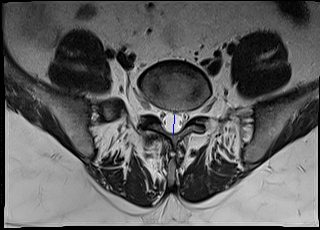
#> input picture tagged_images/labels_midaxial1775.png, 320 x 230 px, given as the content of the folder ../experiments/assignment_dataset/original_images, which was not available
$ jupyter execute --allow-errors draw_spinal_chord_diameter.ipynb   (text cells are left out)
#> lines starting #> are read from the running program, lines starting #| are printed output that depends on the picture; pictures that were not available may be replaced by others from this repository, and a replacement may not be noted
#> `img_org_resized = cv2.resize(img_org, (im_w_training, im_h_training), ..`:
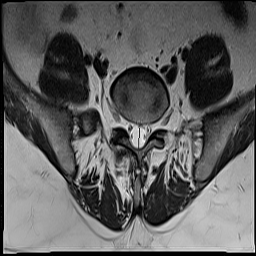
#> img_org_resized: shape (256, 256); min 0, max 255, mean 94.7
[cell 1]
from PIL import Image
from matplotlib import pyplot as plt
from glob import glob as glob

import numpy as np
import random
import cv2
import os

[cell 2]
im_w_training = 256
im_h_training = 256

org_imgs = glob('../experiments/assignment_dataset/original_images/*')
lable_imgs = glob('../experiments/assignment_dataset/tagged_images/*')
pred_seg_imgs = glob('./prediction_seg/256by256/*')

[cell 3]
index = random.randint(0,len(org_imgs))

#> (the rest of this cell did not finish here and is left out)

[cell 4]
# 1) Intervertebral Disc (IVD) --> channel 1
# 2) Posterior Element (PE) --> channel 3
# 3) Thecal Sac (TS) and --> channel 2
# 4) the Area between Anterior and Posterior (AAP) vertebrae elements. --> channel 4

## TO FIND THE MIN POINT OF THE REGIONS


seg_channels = [1, 3, 2, 4]
final_points = []
#> (the rest of this cell did not finish here and is left out)

#> (a cell that did not finish here is left out)

[cell 6]
print('predicted diameter in blue line')
#> (the rest of this cell did not finish here and is left out)

#> (a cell that did not finish here is left out)


$ run again, on tagged_images/labels_midaxial2015.png
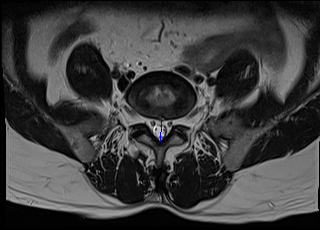
#> input picture tagged_images/labels_midaxial2015.png, 320 x 230 px, given as the content of the folder ../experiments/assignment_dataset/original_images, which was not available
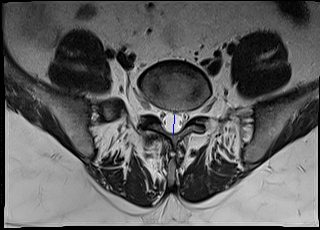
#> input picture tagged_images/labels_midaxial1775.png, 320 x 230 px

$ run again, on tagged_images/labels_midaxial2056.png
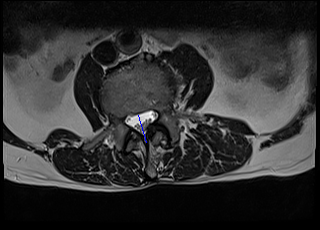
#> input picture tagged_images/labels_midaxial2056.png, 320 x 230 px, given as the content of the folder ../experiments/assignment_dataset/original_images, which was not available
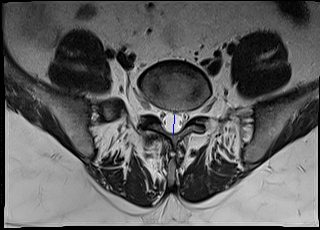
#> input picture tagged_images/labels_midaxial1775.png, 320 x 230 px

$ run again, on tagged_images/labels_midaxial2217.png
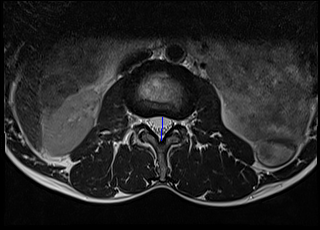
#> input picture tagged_images/labels_midaxial2217.png, 320 x 230 px, given as the content of the folder ../experiments/assignment_dataset/original_images, which was not available
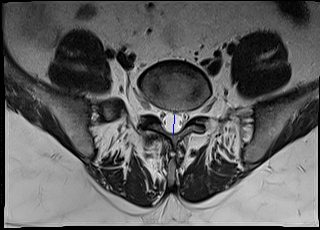
#> input picture tagged_images/labels_midaxial1775.png, 320 x 230 px
